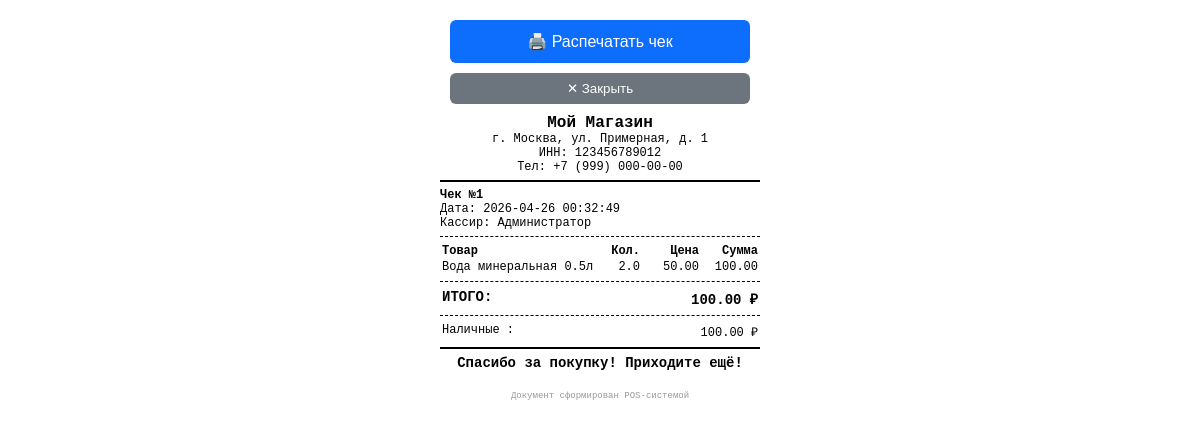
The app's page /receipt/1 (signed in) with its own data.
### tables this page shows
CREATE TABLE settings (
            key TEXT PRIMARY KEY,
            value TEXT
        );

CREATE TABLE sales (
            id INTEGER PRIMARY KEY AUTOINCREMENT,
            shift_id INTEGER REFERENCES shifts(id),
            cashier_id INTEGER REFERENCES users(id),
            sale_date TEXT NOT NULL,
            total_amount REAL NOT NULL DEFAULT 0,
            discount_amount REAL DEFAULT 0,
            final_amount REAL NOT NULL DEFAULT 0,
            payment_method TEXT DEFAULT 'cash',
            paid_amount REAL DEFAULT 0,
            change_amount REAL DEFAULT 0,
            loyalty_card TEXT,
            is_return INTEGER DEFAULT 0,
            original_sale_id INTEGER,
            note TEXT
        );

CREATE TABLE users (
            id INTEGER PRIMARY KEY AUTOINCREMENT,
            username TEXT UNIQUE NOT NULL,
            password_hash TEXT NOT NULL,
            role TEXT NOT NULL DEFAULT 'cashier',
            full_name TEXT NOT NULL,
            active INTEGER NOT NULL DEFAULT 1
        );

CREATE TABLE sale_items (
            id INTEGER PRIMARY KEY AUTOINCREMENT,
            sale_id INTEGER REFERENCES sales(id),
            product_id INTEGER REFERENCES products(id),
            quantity REAL NOT NULL,
            unit_price REAL NOT NULL,
            total_price REAL NOT NULL
        );

CREATE TABLE products (
            id INTEGER PRIMARY KEY AUTOINCREMENT,
            article TEXT UNIQUE NOT NULL,
            name TEXT NOT NULL,
            category_id INTEGER REFERENCES categories(id),
            price REAL NOT NULL DEFAULT 0,
            cost_price REAL DEFAULT 0,
            vat_rate INTEGER DEFAULT 0,
            barcode TEXT,
            unit TEXT DEFAULT 'шт',
            stock_quantity REAL DEFAULT 0,
            min_stock REAL DEFAULT 0,
            is_favorite INTEGER DEFAULT 0,
            is_active INTEGER DEFAULT 1
        );

### app.py (the view)
@app.route('/receipt/<int:sale_id>')
@login_required
def receipt_page(sale_id):
    conn = get_db()
    sale = conn.execute("""
        SELECT s.*, u.full_name as cashier_name
        FROM sales s JOIN users u ON s.cashier_id=u.id
        WHERE s.id=?
    """, (sale_id,)).fetchone()
    if not sale:
        conn.close()
        return "Чек не найден", 404
    items = conn.execute("""
        SELECT si.*, p.name as product_name, p.vat_rate
        FROM sale_items si JOIN products p ON si.product_id=p.id
        WHERE si.sale_id=?
    """, (sale_id,)).fetchall()
    conn.close()
    settings = {}
    conn2 = get_db()
    for row in conn2.execute("SELECT key, value FROM settings").fetchall():
        settings[row['key']] = row['value']
    conn2.close()
    return render_template('receipt.html', sale=dict(sale),
                           items=[dict(i) for i in items], settings=settings)

### app.py (called while the page is built)
def get_db():
    conn = sqlite3.connect(DB_PATH)
    conn.row_factory = sqlite3.Row
    conn.execute("PRAGMA foreign_keys = ON")
    return conn

def login_required(f):
    @wraps(f)
    def decorated(*args, **kwargs):
        if 'user_id' not in session:
            if request.path.startswith('/api/'):
                return jsonify({'error': 'Требуется авторизация'}), 401
            return redirect(url_for('login_page'))
        return f(*args, **kwargs)
    return decorated

### templates/receipt.html (shortened to what this page needs)
<!DOCTYPE html>
<html lang="ru">
<head>
</head>
<body>
<div class="no-print" style="padding: 10px;">
  <button class="btn-print" onclick="window.print()">🖨️ Распечатать чек</button>
  <button onclick="window.close()" style="width:100%;padding:8px;background:#6c757d;color:white;border:none;border-radius:6px;cursor:pointer;">✕ Закрыть</button>
</div>
<div class="center">
  <div class="shop-name">{{ settings.shop_name or 'Магазин' }}</div>
  {% if settings.shop_address %}
  <div>{{ settings.shop_address }}</div>
  {% endif %}
  {% if settings.shop_inn %}
  <div>ИНН: {{ settings.shop_inn }}</div>
  {% endif %}
  {% if settings.shop_phone %}
  <div>Тел: {{ settings.shop_phone }}</div>
  {% endif %}
</div>
<div class="double-line"></div>
<div>
  <b>Чек №{{ sale.id }}</b><br>
  Дата: {{ sale.sale_date }}<br>
  Кассир: {{ sale.cashier_name }}
</div>
<div class="line"></div>
<table>
  <thead>
    <tr>
      <td class="bold">Товар</td>
      <td class="bold right" width="40">Кол.</td>
      <td class="bold right" width="55">Цена</td>
      <td class="bold right" width="55">Сумма</td>
    </tr>
  </thead>
  <tbody>
  {% for item in items %}
    <tr>
      <td>{{ item.product_name }}</td>
      <td class="right">{{ item.quantity }}</td>
      <td class="right">{{ "%.2f"|format(item.unit_price) }}</td>
      <td class="right">{{ "%.2f"|format(item.total_price) }}</td>
    </tr>
  {% endfor %}
  </tbody>
</table>
<div class="line"></div>
<table>
  <tr class="total-row">
    <td>ИТОГО:</td>
    <td class="right">{{ "%.2f"|format(sale.final_amount) }} ₽</td>
  </tr>
</table>
<div class="line"></div>
<table>
  <tr>
    <td>
      {% if sale.payment_method == 'cash' %}Наличные
      {% elif sale.payment_method == 'card' %}Банковская карта
      {% else %}Смешанная оплата{% endif %}:
    </td>
    <td class="right">{{ "%.2f"|format(sale.paid_amount) }} ₽</td>
  </tr>
</table>
<div class="double-line"></div>
<div class="center thank-you">
  {{ settings.receipt_footer or 'Спасибо за покупку!' }}
</div>
<div style="margin-top:20px;font-size:9px;color:#999;text-align:center">
  Документ сформирован POS-системой
</div>
</body>
</html>

### templates/receipt.html (style rules this page uses)
body { font-family: 'Courier New', monospace; font-size: 12px; max-width: 320px; margin: 0 auto; padding: 10px; color: #000; }
.center { text-align: center; }
.right { text-align: right; }
.bold { font-weight: bold; }
.line { border-top: 1px dashed #000; margin: 6px 0; }
.double-line { border-top: 2px solid #000; margin: 6px 0; }
table { width: 100%; border-collapse: collapse; }
td { padding: 1px 2px; vertical-align: top; }
.total-row td { font-weight: bold; font-size: 14px; }
.shop-name { font-size: 16px; font-weight: bold; }
.thank-you { font-size: 14px; font-weight: bold; }
.btn-print { display: block; width: 100%; padding: 12px; background: #0d6efd; color: white; border: none; border-radius: 6px; font-size: 16px; cursor: pointer; margin-bottom: 10px; }

### records on screen
settings: value "Мой Магазин"
settings: shop_address "г. Москва, ул. Примерная, д. 1"
settings: shop_inn "123456789012"
settings: shop_phone "+7 (999) 000-00-00"
sales: id "1", sale_date "2026-04-26 00:32:49", final_amount "100.00", paid_amount "100.00"
users: cashier_name "Администратор"
sale_items: product_name "Вода минеральная 0.5л", quantity "2.0", unit_price "50.00", total_price "100.00"
settings: value "Спасибо за покупку! Приходите ещё!"
